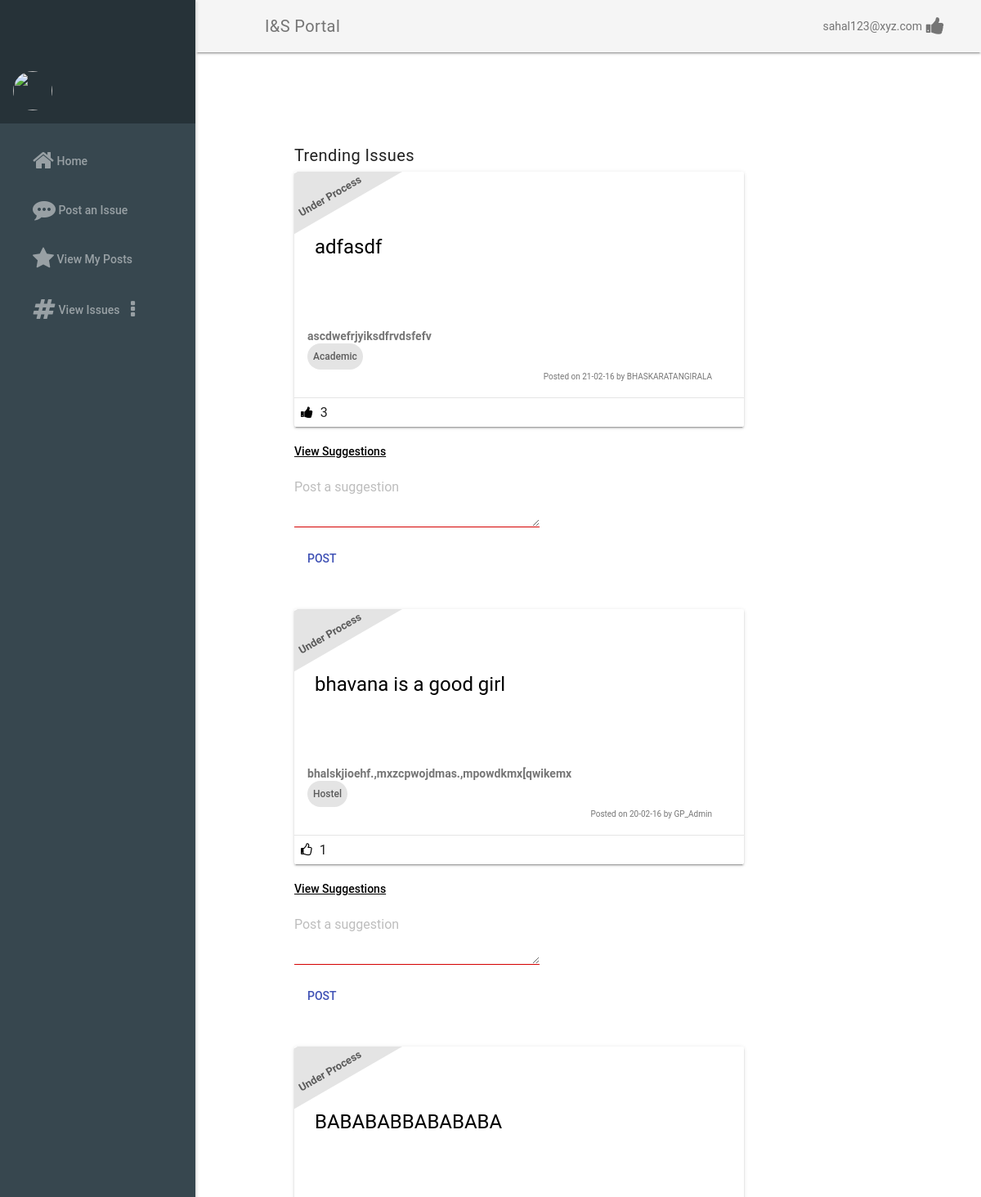
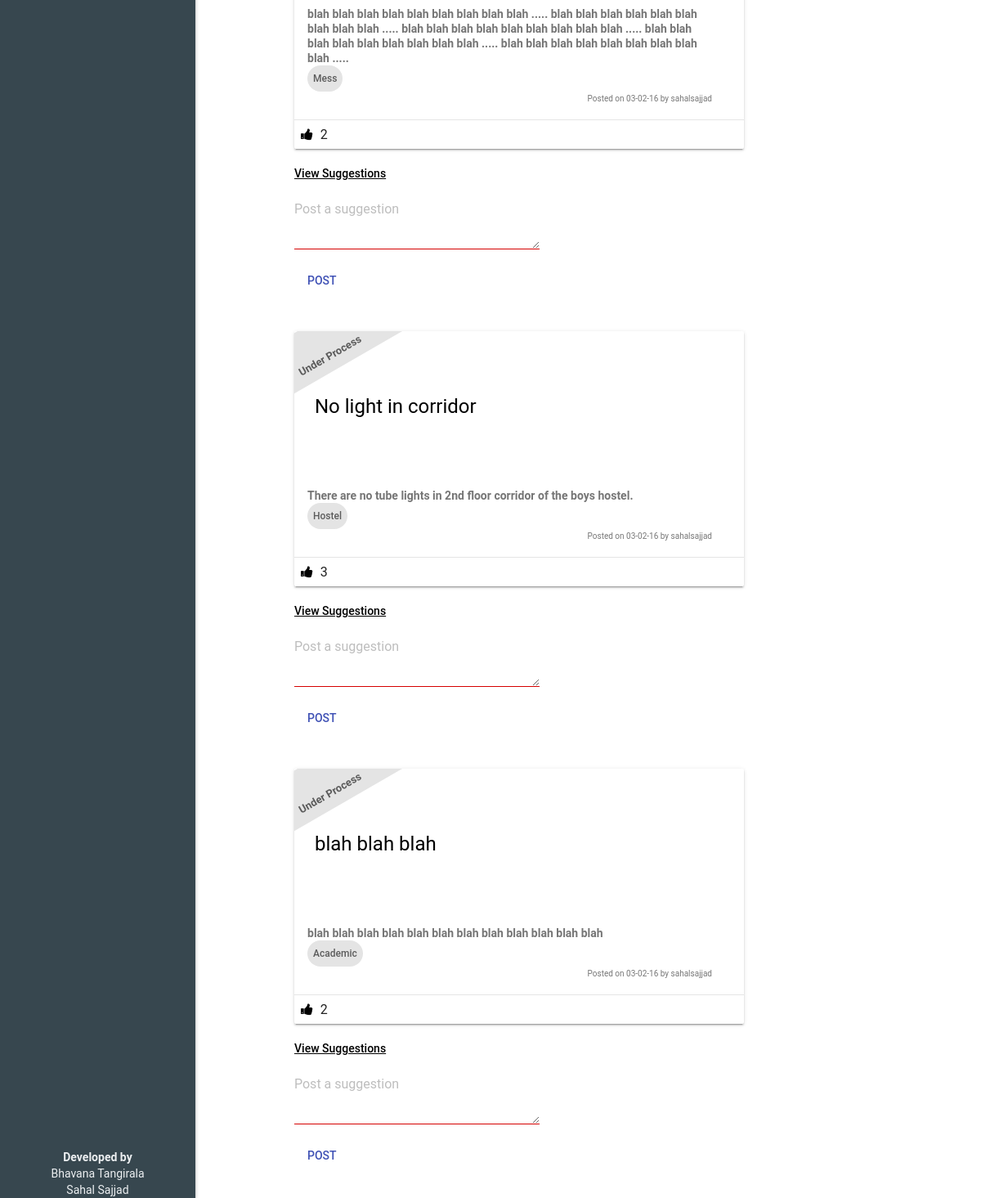
/accounts/home/ (signed in), run on an earlier commit of the app's database (2 pictures, top to bottom).
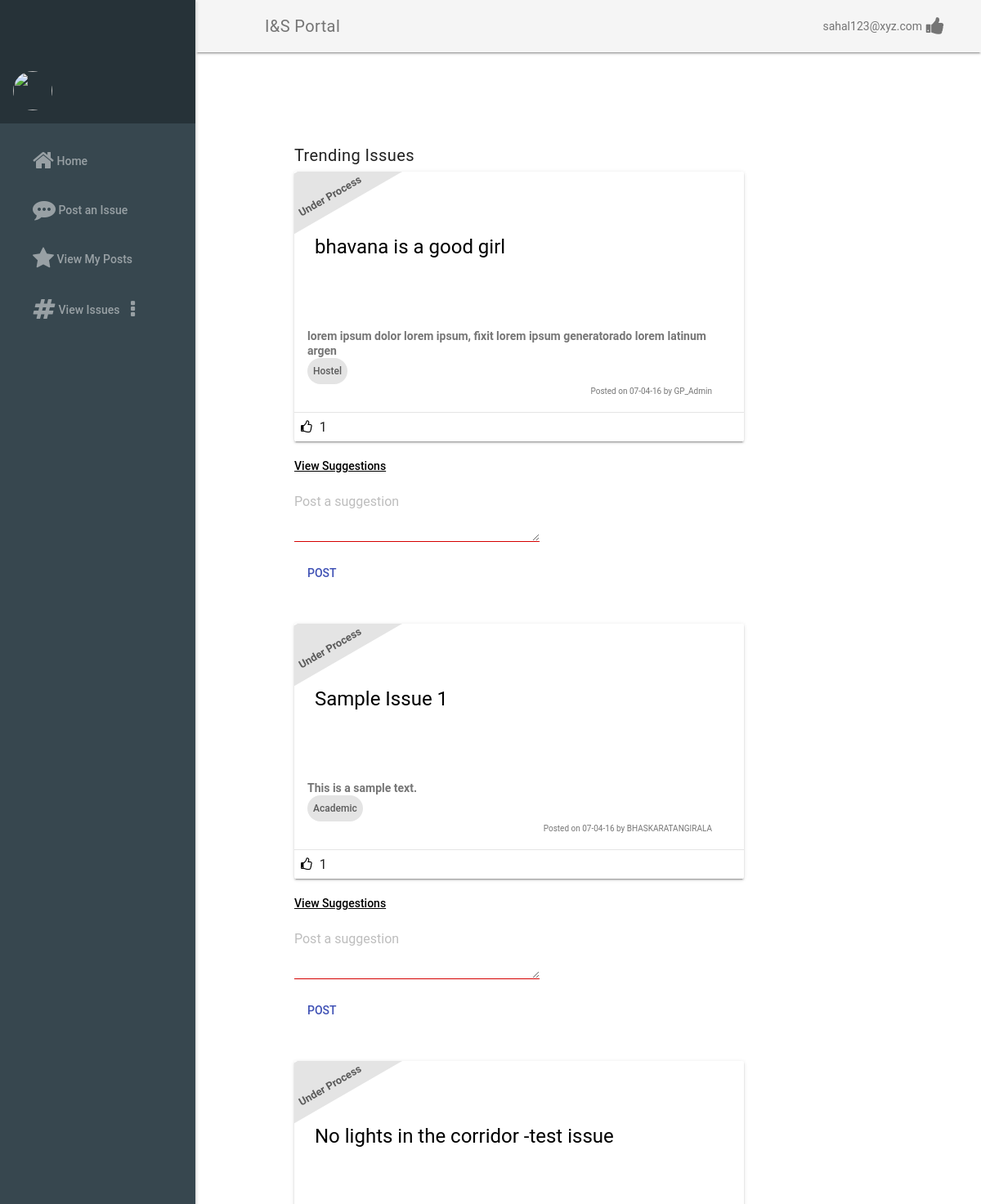
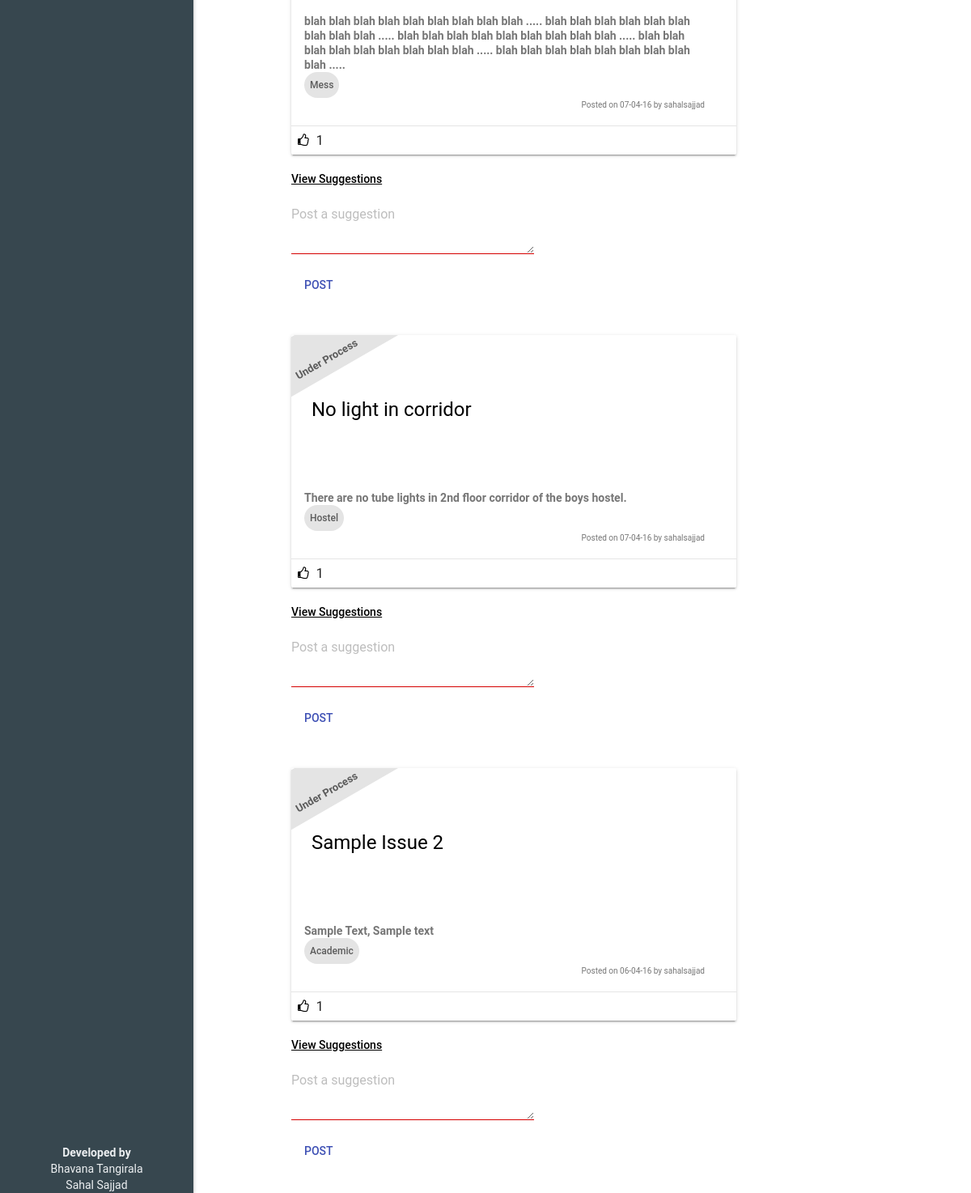
And on a later commit of the database (2 pictures, top to bottom).
### gp/models.py (models this page shows, shortened)
class Complaint(models.Model):
	title = models.CharField(max_length=200)
	description = models.TextField()
	domain = models.ForeignKey(Domain, on_delete = models.CASCADE)
	posted_by = models.ForeignKey(User, on_delete = models.CASCADE)
	solved  = models.BooleanField(default = False)
	approved = models.BooleanField( default= False)
	posted_on = models.DateTimeField(db_index=True,auto_now = True)

class Domain(models.Model):
	name = models.CharField(max_length = 100, primary_key=True)
	description = models.TextField()
	Incharge = models.TextField()
	def __str__(self):
		return self.name

### gp/views.py (the view)
# urls.py: url(r'^accounts/home/$',HomeView.as_view(),name='homepage'),
class HomeView(TemplateView):
	template_name ='complaints.html'
	@method_decorator(login_required)
	def dispatch(self,*args,**kwargs):
		return super(HomeView,self).dispatch(*args,**kwargs)
	def get_context_data(self,**kwargs):
		context = super(HomeView,self).get_context_data(**kwargs)
		context={}
		AllPosts = Complaint.objects.order_by('-posted_on')
		Posts = putStatus(AllPosts)
		user = self.request.user
		Posts = putUpvotes(Posts, user)
		Posts = putIncharge(Posts,user)
		context['posts']=Posts
		context['form']=SuggestionForm
		return context

### gp/methods.py (called while the page is built)
def Is_incharge(domain,incharge):
	domain_obj = Domain.objects.get(name= domain)
	incharges = domain_obj.Incharge.split(',')
	if incharge in incharges:
		return True
	return False

def putStatus(QS):
	Results = list()
	for q in QS:
		D = dict()
		D["issue"] = q
		if ClosedIssues.objects.filter(pk=q.pk).exists():
			D['status'] = "Closed"
		elif AssignedIssues.objects.filter(pk=q.pk).exists():
			D['status'] = "Assigned"
		elif (timezone.now() - timezone.timedelta(hours=PROCESS_HRS) ) >= q.posted_on :
			D['status'] = "Under Process"
		else:
			D['status'] = "Registered"
		Results.append(D)
	return Results

def putIncharge(QS, user):
	for q in QS:
		complaint=q['issue']
		if(Is_incharge(complaint.domain,user)):
			q['incharge']=True
		else:
			q['incharge']=False
	return QS

def putUpvotes(QS, user):
	for q in QS:
		complaint=q['issue']
		if Upvote.objects.filter(complaint=complaint).filter(user=user).exists():
			q['upvoted']=True
			q['upvotes']=str(len(Upvote.objects.filter(complaint=complaint)))
		else:
			q['upvoted']=False
			q['upvotes']=str(len(Upvote.objects.filter(complaint=complaint)))
	return QS

### gp/templates/complaints.html (shortened to what this page needs)
{% extends 'home.html'%}
{% load staticfiles %}
{% block main %}
	<div style="margin-left:30%; margin-top:15%;">
	<span class="mdl-layout-title">Trending Issues</span>
	{% for x in posts%}
	<div class="demo-card-wide mdl-card mdl-shadow--2dp" style="width:550px;margin-top:10px;">
		<div class="mdl-card__title mdl-card--expand" style="color:black;height:176px;margin-top:0; padding:25px;">
			<h4>{{x.issue.title}}<br></h4>
			<div class="tag-tip">
				<b>{{x.status}}</b>
			</div>
		</div>
		<div class="mdl-card__supporting-text">
			<b>{{x.issue.description}}</b>
			<br><div class="chip">{{x.issue.domain}}</div>
			<br><div style="height:auto; width:100%; font-size: 10px; text-align: right; float:right">Posted on {{x.issue.posted_on|date:"d-m-y"}} by {{ x.issue.posted_by}}</div>
		</div>
		<div class="mdl-card__actions mdl-card--border">
			{% ifequal x.upvoted False %}
				<a id="upvote-{{x.issue.id}}"  class="thumbs-up not-upvoted" onclick="upvote({{x.issue.id}})">
			{%endifequal %}
			{% ifequal x.upvoted True %}
				<a id="upvote-{{x.issue.id}}"  class="thumbs-up upvoted" onclick="upvote({{x.issue.id}})">
			{%endifequal %}
				{% ifequal x.upvoted False %}
    				<i id="upvote-symbol-o-{{x.issue.id}}" class="fa fa-thumbs-o-up"></i>
      			{% endifequal%}
      			{% ifequal x.upvoted True %}
      				<i id="upvote-symbol-up-{{x.issue.id}}" class="fa fa-thumbs-up"></i>
      			{%endifequal%}
      		</a>
      		<span id="upvote-container-{{x.issue.id}}" style="padding:5px;">{{x.upvotes}}</span>
  </div>
	</div>
<span><a id="suggestions-click-{{x.issue.id}}" onclick="loadSuggestions({{x.issue.id}})" style="text-decoration:underline;"><br>View Suggestions<br></a></span>
<form action="" method="post">{%csrf_token%}
<div class="mdl-textfield mdl-js-textfield">
  	{{form.text}}
  	<label class="mdl-textfield__label">Post a suggestion</label>
</div>
<br><button class="mdl-button mdl-button--colored mdl-js-button mdl-js-ripple-effect" type="submit" onclick="submitSuggestion({{x.issue.id}})">Post</button>
</form><br>
{% endfor %}
</div>
{% endblock %}

### gp/templates/home.html (shortened to what this page needs)
{% load staticfiles %}
<html>
    {% include 'resources.html' %}
<body>
    {%block nav%}
    <div class="demo-layout mdl-layout mdl-js-layout mdl-layout--fixed-drawer mdl-layout--fixed-header">
      <header class="demo-header mdl-layout__header mdl-color--grey-100 mdl-color-text--grey-600">
        <div class="mdl-layout__header-row">
          <span style="margin-left:5%;" class="mdl-layout-title">I&amp;S Portal</span>
	  {{request.user.email}}
          <button class="mdl-button mdl-js-button mdl-js-ripple-effect mdl-button--icon" id="hdrbtn">
            <i class="fa fa-thumbs-up"></i>
          </button>
        </div>
      </header>
      <div class="iands-navigation mdl-layout__drawer mdl-color--blue-grey-900 mdl-color-text--blue-grey-50">
        <header class="demo-drawer-header">
          <img src="images/user.jpg" class="demo-avatar">
        </header>
        <nav class="demo-navigation mdl-navigation mdl-color--blue-grey-800">
          <a class="mdl-navigation__link" href="/accounts/home"><i class="fa fa-2x fa-home"></i>&nbsp;Home</a>
          <a class="mdl-navigation__link" href="/complaint/post"><i class="fa fa-2x fa-commenting"></i>&nbsp;Post an Issue</a>
          <a class="mdl-navigation__link" href="/mycomplaints"><i class="fa fa-2x fa-star"></i>&nbsp;View My Posts</a>
          <div class="mdl-navigation__link" href=""><i class="fa fa-2x fa-hashtag"></i>&nbsp;View Issues
          <div>
         <div class="bar">
               <button id="demo_menu-lower-right" class="mdl-button mdl-js-button mdl-button--icon" data-upgraded=",MaterialButton">
                  <i class="fa fa-ellipsis-v"></i>
               </button>
         </div>
      </div>
          </div>
          <div class="mdl-layout-spacer"></div>
          <center>
            <b>Developed by<br></b>
            <span>Bhavana Tangirala</span><br>
            <span>Sahal Sajjad</span>
          </center>
        </nav>
      </div>
      {%endblock%}
      {% block main %}
      {% endblock %}
</body>

### gp/templates/resources.html (shortened to what this page needs)
{% load staticfiles %}
<head>
	<link rel="stylesheet" type="text/css" href="{% static 'gp/css/material.min.css'%}">
	<link rel="stylesheet" type="text/css" href="{% static 'gp/css/style.css'%}">
	<link rel="stylesheet" type="text/css" href="{% static 'gp/css/font-awesome.min.css'%}">
	<link rel="stylesheet" type="text/css" href="{% static 'gp/css/styles.css'%}">
</head>

### gp/static/gp/css/style.css (style rules this page uses)
a { color:black; }
.chip { display: inline-flex; height: auto; font-size: 12px; font-weight: 500; color: rgba(0,0,0,0.6); line-height: 32px; padding: 0px 7px; border-radius: 16px; background-color: #e4e4e4; }
.tag-tip { -ms-transform: rotate(7deg); -webkit-transform: rotate(7deg); transform: rotate(-30deg); display: inline-block; height: 32px; font-size: 13px; font-weight: 500; color: rgba(0,0,0,0.6); line-height: 32px; padding: 30px 100px 2px 24px; border-radius: -9px; background-color: #e4e4e4; position: absolute; z-index: 2000; top: -33px; left: -35px; }
.mdl-layout__drawer { position: fixed !important; }
.mdl-layout__header { position: fixed !important; }

### gp/static/gp/css/styles.css (style rules this page uses)
html, body { font-family: 'Roboto', 'Helvetica', sans-serif; }
.demo-avatar { width: 48px; height: 48px; border-radius: 24px; }
.demo-drawer-header { box-sizing: border-box; display: -webkit-flex; display: -ms-flexbox; display: flex; -webkit-flex-direction: column; -ms-flex-direction: column; flex-direction: column; -webkit-justify-content: flex-end; -ms-flex-pack: end; justify-content: flex-end; padding: 16px; height: 151px; }
.demo-navigation { -webkit-flex-grow: 1; -ms-flex-positive: 1; flex-grow: 1; }
.demo-layout .demo-navigation .mdl-navigation__link { display: -webkit-flex !important; display: -ms-flexbox !important; display: flex !important; -webkit-flex-direction: row; -ms-flex-direction: row; flex-direction: row; -webkit-align-items: center; -ms-flex-align: center; align-items: center; color: rgba(255, 255, 255, 0.56); font-weight: 500; }

What changed in the data, as far as the page shows it:
removed Complaint: issue "adfasdf", status "Under Process", issue.description "ascdwefrjyiksdfrvdsfefv", issue.domain "Academic", issue.posted_on "21-02-16", issue.posted_by "BHASKARATANGIRALA", upvotes "3"
removed Complaint: issue "BABABABBABABABA", status "Under Process", issue.description "blah blah blah blah blah blah blah blah blah ..... blah blah blah blah blah blah blah blah blah ..... blah blah blah blah blah blah blah blah blah ..... blah blah blah blah blah blah blah blah blah ..... blah blah blah blah blah blah blah blah blah .....", issue.domain "Mess", issue.posted_on "03-02-16", issue.posted_by "sahalsajjad", upvotes "2"
removed Complaint: issue "blah blah blah", status "Under Process", issue.description "blah blah blah blah blah blah blah blah blah blah blah blah", issue.domain "Academic", issue.posted_on "03-02-16", issue.posted_by "sahalsajjad", upvotes "2"
changed Complaint "bhavana is a good girl": issue.description "bhalskjioehf.,mxzcpwojdmas.,mpowdkmx[qwikemx" → "lorem ipsum dolor lorem ipsum, fixit lorem ipsum generatorado lorem latinum argen"; issue.posted_on "20-02-16" → "07-04-16"
added Complaint: issue "Sample Issue 1", status "Under Process", issue.description "This is a sample text.", issue.domain "Academic", issue.posted_on "07-04-16", issue.posted_by "BHASKARATANGIRALA", upvotes "1"
added Complaint: issue "No lights in the corridor -test issue", status "Under Process", issue.description "blah blah blah blah blah blah blah blah blah ..... blah blah blah blah blah blah blah blah blah ..... blah blah blah blah blah blah blah blah blah ..... blah blah blah blah blah blah blah blah blah ..... blah blah blah blah blah blah blah blah blah .....", issue.domain "Mess", issue.posted_on "07-04-16", issue.posted_by "sahalsajjad", upvotes "1"
changed Complaint "No light in corridor": issue.posted_on "03-02-16" → "07-04-16"; upvotes "3" → "1"
added Complaint: issue "Sample Issue 2", status "Under Process", issue.description "Sample Text, Sample text", issue.domain "Academic", issue.posted_on "06-04-16", issue.posted_by "sahalsajjad", upvotes "1"
